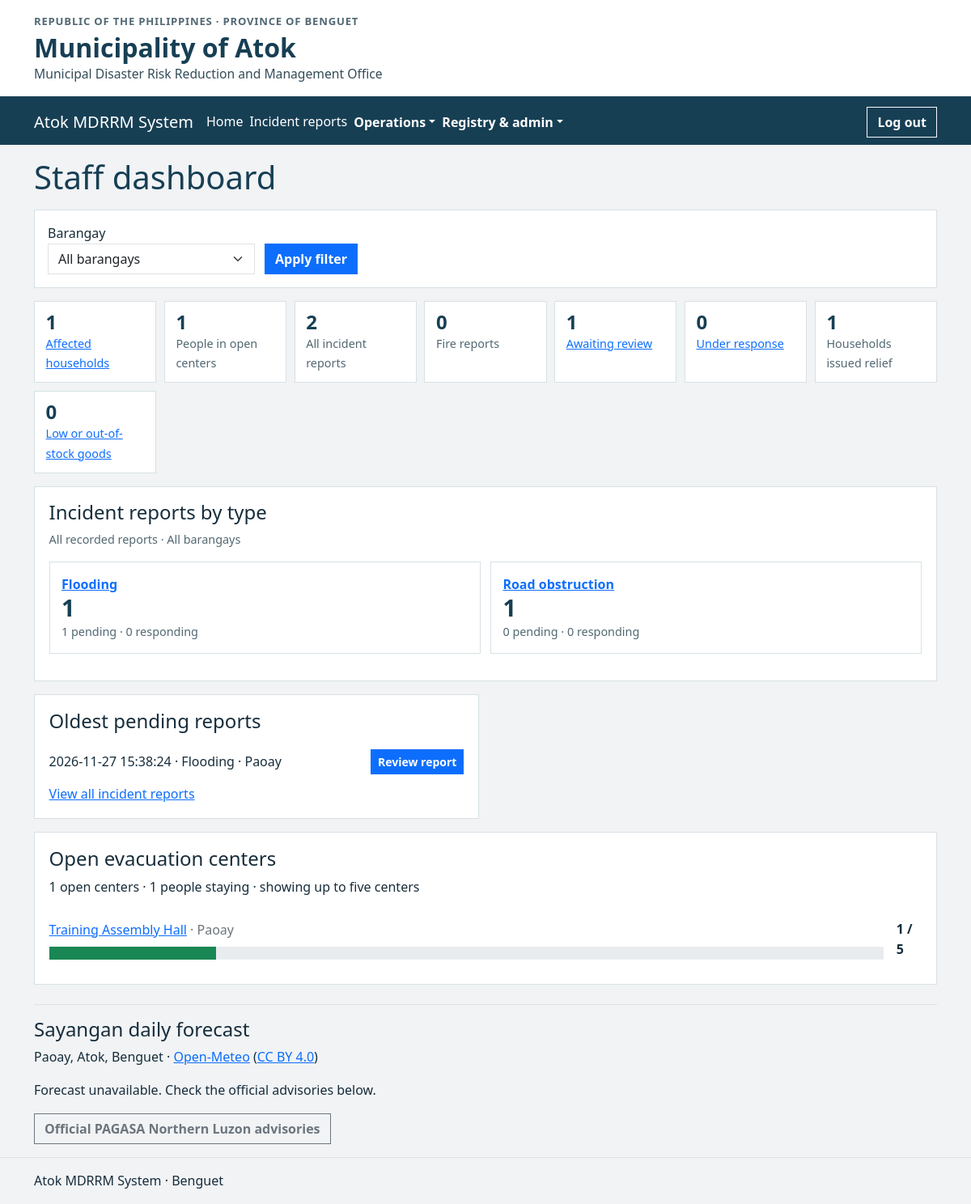
Page /dashboard/staff.php (signed in) on the committed database.
### tables this page shows
CREATE TABLE incidents (
    latitude DECIMAL(10,7),
    longitude DECIMAL(10,7),
    id INT UNSIGNED AUTO_INCREMENT PRIMARY KEY,
    submitted_by INT UNSIGNED NOT NULL,
    source ENUM('Resident','Phone','Walk-in') NOT NULL,
    contact_name VARCHAR(100) NOT NULL,
    contact_phone VARCHAR(13) NOT NULL,
    incident_type VARCHAR(30) NOT NULL,
    barangay VARCHAR(40) NULL,
    location VARCHAR(255) NOT NULL,
    description TEXT NOT NULL,
    status VARCHAR(20) NOT NULL DEFAULT 'Pending',
    reported_at TIMESTAMP NOT NULL DEFAULT CURRENT_TIMESTAMP,
    INDEX idx_incidents_reported_at (reported_at),
    FOREIGN KEY (submitted_by) REFERENCES accounts(id)
);

CREATE TABLE evacuation_centers (
    latitude DECIMAL(10,7),
    longitude DECIMAL(10,7),
    id INT UNSIGNED AUTO_INCREMENT PRIMARY KEY,
    name VARCHAR(100) NOT NULL,
    barangay VARCHAR(40) NOT NULL,
    address VARCHAR(255) NOT NULL,
    capacity INT UNSIGNED NOT NULL,
    status ENUM('Open','Closed') NOT NULL,
    UNIQUE (barangay,name)
);

### includes/session.php (called while the page is built, shortened)
<?php
function h(mixed $value, int $flags = ENT_QUOTES | ENT_SUBSTITUTE, string $encoding = 'UTF-8'): string
{
    return htmlspecialchars((string)$value, $flags, $encoding);
}

### dashboard/staff.php (the view, shortened to what this page needs)
<?php
require __DIR__ . '/../includes/session.php';
require __DIR__ . '/../includes/header.php';
?>
<h1>Staff dashboard</h1>
<?php
$area = in_array($_GET['barangay'] ?? '', BARANGAYS, true) ? $_GET['barangay'] : '';
$args = [$area, $area];
$query = $pdo->prepare("SELECT id,incident_type,barangay,reported_at FROM incidents
    WHERE status='Pending' AND (?='' OR barangay=?) ORDER BY reported_at,id LIMIT 5");
$query->execute($args);
$pending = $query->fetchAll();
$query = $pdo->prepare("SELECT incident_type,COUNT(*) AS total,
        SUM(status='Pending') AS pending,SUM(status='Responding') AS responding
    FROM incidents WHERE (?='' OR barangay=?) GROUP BY incident_type ORDER BY incident_type");
$query->execute($args);
$typeCounts = $query->fetchAll();
$incidentTotal = array_sum(array_column($typeCounts, 'total'));
$query = $pdo->prepare("SELECT COALESCE(SUM(status='Pending'),0) AS pending,
        COALESCE(SUM(status='Responding'),0) AS responding
    FROM incidents WHERE (?='' OR barangay=?)");
$query->execute($args);
$incidentStatusTotals = $query->fetch();
$fireTotal = 0;
$query = $pdo->prepare("SELECT COUNT(DISTINCT c.id) AS centers,COUNT(s.id) AS staying
    FROM evacuation_centers c LEFT JOIN evacuation_stays s ON s.center_id=c.id AND s.left_at IS NULL
    WHERE c.status='Open' AND (?='' OR c.barangay=?)");
$query->execute($args);
$centerTotals = $query->fetch();
$query = $pdo->prepare("SELECT c.id,c.name,c.barangay,c.capacity,COUNT(s.id) AS staying FROM evacuation_centers c
    LEFT JOIN evacuation_stays s ON s.center_id=c.id AND s.left_at IS NULL
    WHERE c.status='Open' AND (?='' OR c.barangay=?) GROUP BY c.id ORDER BY c.name LIMIT 5");
$query->execute($args);
$centers = $query->fetchAll(PDO::FETCH_ASSOC);
$query = $pdo->prepare("SELECT COUNT(*) FROM households WHERE registry_reason IN ('Affected','Monitored and affected') AND (?='' OR barangay=?)");
$query->execute($args);
$affected = $query->fetchColumn();
$query = $pdo->prepare("SELECT COUNT(DISTINCT household_id) FROM relief_distributions WHERE (?='' OR barangay_at_issue=?)");
$query->execute($args);
$reliefHouseholds = $query->fetchColumn();
$attention = $pdo->query('SELECT COUNT(*) FROM relief_goods WHERE balance<=minimum_stock')->fetchColumn();
?>
<form method="get" class="dashboard-filter filter-panel">
    <label>Barangay
        <select class="form-select" name="barangay">
            <option value="">All barangays</option>
        </select>
    </label>
    <button class="btn btn-primary">Apply filter</button>
</form>
<section class="dashboard-metrics" aria-label="Current operational summary">
    <div><span class="metric-value"><?= (int)$affected ?></span><span class="metric-label"><a href="../households/index.php?affected=1&amp;barangay=<?= urlencode($area) ?>">Affected households</a></span></div>
    <div><span class="metric-value"><?= (int)$centerTotals['staying'] ?></span><span class="metric-label">People in open centers</span></div>
    <div><span class="metric-value"><?= (int)$incidentTotal ?></span><span class="metric-label">All incident reports</span></div>
    <div><span class="metric-value"><?= $fireTotal ?></span><span class="metric-label">Fire reports</span></div>
    <div><span class="metric-value"><?= (int)$incidentStatusTotals['pending'] ?></span><span class="metric-label"><a href="../incidents/index.php?status=Pending">Awaiting review</a></span></div>
    <div><span class="metric-value"><?= (int)$incidentStatusTotals['responding'] ?></span><span class="metric-label"><a href="../incidents/index.php?status=Responding">Under response</a></span></div>
    <div><span class="metric-value"><?= (int)$reliefHouseholds ?></span><span class="metric-label">Households issued relief</span></div>
    <div><span class="metric-value"><?= (int)$attention ?></span><span class="metric-label"><a href="../relief_inventory/index.php?attention=1">Low or out-of-stock goods</a></span></div>
</section>
<section class="dashboard-card mb-3" aria-labelledby="incident-totals">
    <h2 class="h4" id="incident-totals">Incident reports by type</h2>
    <p class="metric-label">All recorded reports · <?= h($area ?: 'All barangays') ?></p>
    <?php if (!$typeCounts): ?><p class="empty-state">No incident reports recorded for this selection.</p><?php else: ?>
        <div class="record-summary">
            <?php foreach ($typeCounts as $row): ?>
                <div>
                    <a href="../incidents/index.php?<?= h(http_build_query(['type'=>$row['incident_type'],'barangay'=>$area])) ?>">
                        <strong><?= h($row['incident_type']) ?></strong>
                    </a>
                    <span class="metric-value"><?= (int)$row['total'] ?></span>
                    <span class="metric-label"><?= (int)$row['pending'] ?> pending · <?= (int)$row['responding'] ?> responding</span>
                </div>
            <?php endforeach; ?>
        </div>
    <?php endif; ?>
</section>
<div class="dashboard-grid">
    <section class="dashboard-card" aria-labelledby="pending-reports">
        <h2 class="h4" id="pending-reports">Oldest pending reports</h2>
        <?php foreach ($pending as $row): ?>
            <div class="dashboard-row">
                <p><?= h($row['reported_at'].' · '.$row['incident_type'].' · '.($row['barangay'] ?? 'Awaiting confirmation')) ?></p>
                <a class="btn btn-primary btn-sm" href="../incidents/view.php?id=<?= (int)$row['id'] ?>">Review report</a>
            </div>
        <?php endforeach; ?>
        <?php if ($pending): ?><a href="../incidents/index.php?status=Pending">View all incident reports</a><?php endif; ?>
    </section>
    <section class="dashboard-card dashboard-card--wide" aria-labelledby="open-centers">
        <h2 class="h4" id="open-centers">Open evacuation centers</h2>
        <p><?= (int)$centerTotals['centers'] ?> open centers · <?= (int)$centerTotals['staying'] ?> people staying · showing up to five centers</p>
        <?php foreach ($centers as $center): ?>
            <?php $occupancy = max(0, min(100, (int)round(100 * (int)$center['staying'] / max(1, (int)$center['capacity'])))); ?>
            <div class="dashboard-row">
                <div class="flex-grow-1 w-100">
                    <p><a href="../evacuation/view.php?id=<?= (int)$center['id'] ?>&amp;tab=current"><?= h($center['name']) ?></a>
                        <span class="text-secondary">· <?= h($center['barangay']) ?></span>
                    </p>
                    <div class="progress mt-2" role="progressbar" aria-label="<?= h($center['name']) ?> occupancy" aria-valuenow="<?= $occupancy ?>" aria-valuemin="0" aria-valuemax="100">
                        <div class="progress-bar bg-success" style="width: <?= $occupancy ?>%"></div>
                    </div>
                </div>
                <strong><?= (int)$center['staying'] ?> / <?= (int)$center['capacity'] ?></strong>
            </div>
        <?php endforeach; ?>
    </section>
</div>
<?php require __DIR__ . '/../includes/weather.php'; ?>
<?php require __DIR__ . '/../includes/footer.php'; ?>

### assets/css/site.css (style rules this page uses)
:root { --bs-border-radius: 0; --bs-border-radius-sm: 0; --bs-border-radius-lg: 0; --bs-border-radius-pill: 0; --atok-ink: #172d3b; --atok-navy: #173f54; --atok-teal: #175b59; --atok-border: #d7e1e5; --atok-page: #f1f3f5; --atok-surface: #fff; }
body { color: var(--atok-ink); background: var(--atok-page); line-height: 1.55; }
.navbar-toggler, .btn, .form-control, .form-select { border-radius: 0; }
.btn { font-weight: 600; }
main h1 { color: var(--atok-navy); margin-bottom: 1rem; }
main h2 { color: #23495b; }
.dashboard-grid { display: grid; grid-template-columns: repeat(2, minmax(0, 1fr)); gap: 1rem; align-items: start; }
.dashboard-card, .content-card, .filter-panel, .form-panel, .summary-panel { border: 1px solid var(--atok-border); border-radius: 0; background: var(--atok-surface); }
.dashboard-card { min-width: 0; padding: 1.1rem; }
.dashboard-card h2, .content-card h2 { margin-top: 0; }
.dashboard-card--wide { grid-column: 1 / -1; }
.dashboard-filter, .filter-panel { padding: 1rem; margin-bottom: 1rem; }
.dashboard-filter { display: flex; align-items: end; gap: .75rem; flex-wrap: wrap; }
.dashboard-filter label { min-width: min(100%, 16rem); }
.dashboard-filter .btn { flex: 0 0 auto; }
.dashboard-row { display: flex; align-items: center; justify-content: space-between; gap: 1rem; padding: .75rem 0; border-top: 1px solid #e8eef0; }
.dashboard-row:first-of-type { border-top: 0; }
.dashboard-row p { margin: 0; }
.metric-value { display: block; color: var(--atok-navy); font-size: 1.8rem; font-weight: 700; line-height: 1.15; }
.metric-label { color: #526873; font-size: .9rem; }
.record-summary { display: grid; grid-template-columns: repeat(auto-fit, minmax(13rem, 1fr)); gap: .75rem; margin: 1rem 0; }
.record-summary > div { padding: .9rem; border: 1px solid var(--atok-border); background: #fff; }
.dashboard-metrics { display: grid; grid-template-columns: repeat(auto-fit, minmax(9rem, 1fr)); gap: .6rem; margin-bottom: 1rem; }
.dashboard-metrics > div { padding: .7rem .85rem; border: 1px solid var(--atok-border); background: #fff; }
.dashboard-metrics .metric-value { font-size: 1.5rem; }

### rows in the picture
incidents: reported_at+incident_type+barangay "2026-11-27 15:38:24 · Flooding · Paoay"
evacuation_centers: name "Training Assembly Hall", barangay "Paoay", $occupancy 20 (drawn), staying "1", capacity "5"

### other values in the picture
$affected "1"
$centerTotals['staying'] "1"
$incidentTotal "2"
$fireTotal "0"
$incidentStatusTotals['pending'] "1"
$incidentStatusTotals['responding'] "0"
$reliefHouseholds "1"
$attention "0"
$area ?: 'All barangays' "All barangays"
$row['incident_type'] "Flooding"
$row['total'] "1"
$row['pending'] "1"
$row['responding'] "0"
$row['incident_type'] "Road obstruction"
$row['pending'] "0"
